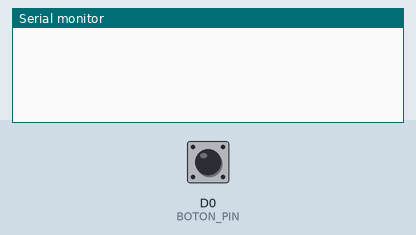
Simulated run of this program. Board: ESP8266 (NodeMCU). On the bench: the last lines printed to the serial monitor. Inputs (shaded band) come from the test bench; at power-on: D0 (BOTON_PIN) LOW.

Above: at 1.2 s.
1.3 s: D0 (BOTON_PIN) pulled HIGH for 0.15 s
At 2.0 s:
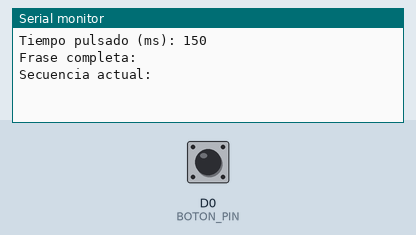
2.9 s: D0 (BOTON_PIN) pulled HIGH for 1 s
At 3.7 s:
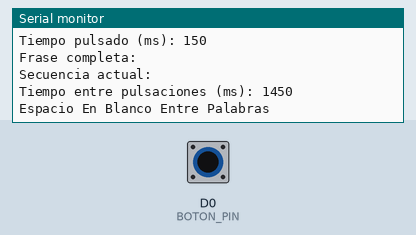
5.4 s: D0 (BOTON_PIN) pulled HIGH for 0.15 s
At 5.53 s:
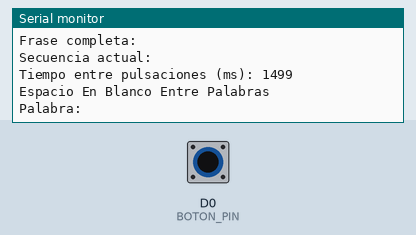

Measured:
- after the input at 1.3 s, the serial monitor: prints a new line after 0.15 s (image 1)
- after the input at 2.9 s, the serial monitor: prints a new line at once (image 2)
- after the input at 5.4 s, the serial monitor: prints a new line at once (image 3)

The program:

main.cpp
```cpp
#include <Arduino.h>
#include "Morse.h"

const int BOTON_PIN = D0; // Pin de entrada del botón
int estadoBoton;
unsigned long tiempoInicial = 0;
unsigned long tiempoSoltado = 0;
unsigned long tiempoEntrePulsaciones = 0;
unsigned long tiempoPulsado = 0;
char Lectura[10] = {}; // Buffer para la secuencia Morse de una letra
int punto = 0;
char letra;
String palabra = ""; // Buffer para la palabra completa
String frase = "";

const char *codigoMorse[] = {
    ".-", "-...", "-.-.", "-..", ".", "..-.", "--.", "....", "..",
    ".---", "-.-", ".-..", "--", "-.", "---", ".--.", "--.-", ".-.",
    "...", "-", "..-", "...-", ".--", "-..-", "-.--", "--.."};
const char letras[] = "ABCDEFGHIJKLMNOPQRSTUVWXYZ";

void decodificarMorse()
{
  for (int i = 0; i < 26; i++)
  {
    if (strcmp(Lectura, codigoMorse[i]) == 0)
    {
      letra = letras[i];
      Serial.print("Letra: ");
      Serial.println(letra);
      return;
    }
  }
  letra = ' ';
  Serial.println("Espacio En Blanco Entre Palabras");
}

void setup()
{
  pinMode(BOTON_PIN, INPUT);
  Serial.begin(9600);
}

void loop()
{
  estadoBoton = digitalRead(BOTON_PIN);

  if (estadoBoton == HIGH)
  {
    // Botón pulsado
    if (tiempoInicial == 0)
    {
      tiempoInicial = millis(); // Guarda el tiempo inicial
      if (tiempoSoltado != 0)
      {
        tiempoEntrePulsaciones = tiempoInicial - tiempoSoltado;
        Serial.print("Tiempo entre pulsaciones (ms): ");
        Serial.println(tiempoEntrePulsaciones);
        if (tiempoEntrePulsaciones > 250)
        {
          decodificarMorse(); // Decodifica la secuencia actual a letra
          palabra += letra;   // Agrega la letra a la palabra
          punto = 0;          // Reinicia el buffer de la letra
          Lectura[0] = '\0';
          if (tiempoEntrePulsaciones > 1490)
          {
            Serial.print("Palabra: ");
            Serial.println(palabra);
            frase += palabra + " "; // Agrega la palabra a la frase con espacio
            palabra = "";           // Reinicia el buffer de la palabra
          }
          if (tiempoEntrePulsaciones > 3000)
          {
            // Reinicia la frase completa después de un largo tiempo de inactividad
            frase = "";
          }
        }
      }
    }
  }
  else
  {
    // Botón soltado
    if (tiempoInicial != 0)
    {
      tiempoPulsado = millis() - tiempoInicial; // Calcula el tiempo pulsado
      Serial.print("Tiempo pulsado (ms): ");
      Serial.println(tiempoPulsado);
      if (tiempoPulsado > 200 && tiempoPulsado < 400)
      {
        Lectura[punto] = '.';
        punto++;
        Lectura[punto] = '\0';
      }
      else if (tiempoPulsado > 700 && tiempoPulsado < 900)
      {
        Lectura[punto] = '-';
        punto++;
        Lectura[punto] = '\0';
      }
      tiempoInicial = 0;        // Reinicia el tiempo inicial
      tiempoSoltado = millis(); // Guarda el tiempo en que se soltó el botón
      Serial.print("Frase completa: ");
      Serial.println(frase); // Imprime la frase completa
      Serial.print("Secuencia actual: ");
      Serial.println(Lectura);
    }
  }

  // Decodifica la última secuencia si el botón no se pulsa después de un intervalo específico
  if (millis() - tiempoSoltado > 1000 && Lectura[0] != '\0')
  {
    decodificarMorse();
    palabra += letra;
    punto = 0;
    Lectura[0] = '\0';
    Serial.print("Palabra (después de pausa): " + String(frase));
    Serial.println(palabra);
  }
}
```

Morse.h
```cpp
#include <Arduino.h>

struct Entrada
{
    char simbolo[6]; // Cadena de caracteres para el símbolo Morse (incluyendo el carácter nulo)
    char letra;      // Carácter asociado
};

Entrada vector[] = {
    {".-", 'A'},
    {"-...", 'B'},
    {"-.-.", 'C'},
    {"-..", 'D'},
    {".", 'E'},
    {"..-.", 'F'},
    {"--.", 'G'},
    {"....", 'H'},
    {"..", 'I'},
    {".---", 'J'},
    {"-.-", 'K'},
    {".-..", 'L'},
    {"--", 'M'},
    {"-.", 'N'},
    {"---", 'O'},
    {".--.", 'P'},
    {"--.-", 'Q'},
    {".-.", 'R'},
    {"...", 'S'},
    {"-", 'T'},
    {"..-", 'U'},
    {"...-", 'V'},
    {".--", 'W'},
    {"-..-", 'X'},
    {"-.--", 'Y'},
    {"--..", 'Z'}};

const int tamanoVector = sizeof(vector) / sizeof(vector[0]);
```
